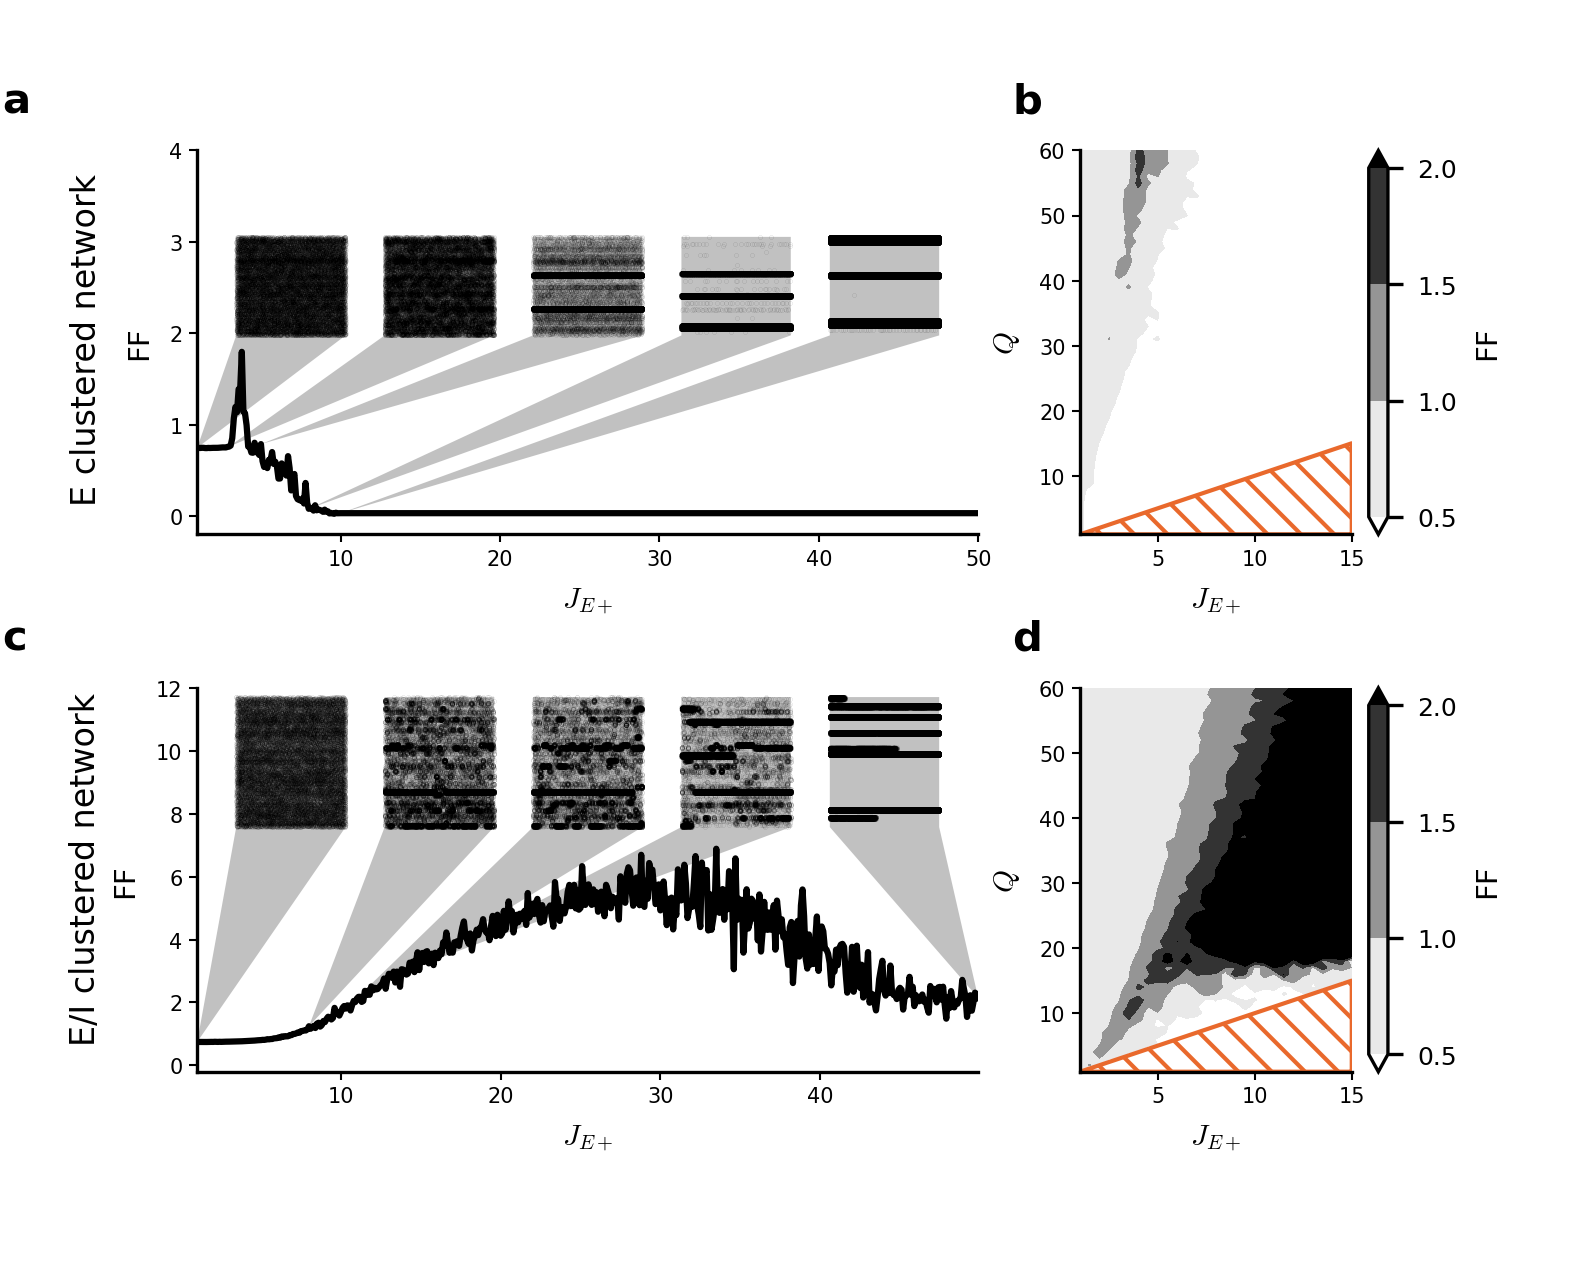

Source code (Python):
import sys;sys.path.append('../src/')
import pylab
import spiketools
import defaultSimulate as default
from copy import deepcopy
from bisect import bisect_right
from matplotlib.ticker import MaxNLocator
import pandas as pd
import pickle
from joblib import Parallel, delayed
import numpy as np
# Local modules (not installed packages)
import ClusterModelNEST
from GeneralHelper import ( Organiser,
    colors, text_width_pts, simpleaxis, 
    ax_label1, nice_figure, draw_box
)


datapath = '../data/'
datafile = 'fig2_simulated_data1'

def get_spikes_fig2(params):
    EI_Network = ClusterModelNEST.ClusteredNetwork(default, params)
    # Creates object which creates the EI clustered network in NEST
    result = EI_Network.get_simulation() 
    return result

def simulate_spontaneous(params):
    pylab.seed()
    trials = params['trials']
    trial_length = params['trial_length']
    sim_params = deepcopy(params)
    sim_params['simtime'] = trials*trial_length
    ff_window = params['ff_window']
    EI_Network = ClusterModelNEST.ClusteredNetwork(default, params)
    # Creates object which creates the EI clustered network in NEST
    results = EI_Network.get_simulation()
    long_spiketimes = results['spiketimes']
    order = pylab.argsort(long_spiketimes[0])
    long_spiketimes = long_spiketimes[:,order]
    # cut into trial pieces
    spiketimes = pylab.zeros((3,0))
    
    for trial in range(trials):
        trial_end = bisect_right(long_spiketimes[0], trial_length)
        trial_spikes = long_spiketimes[:,:trial_end].copy()
        long_spiketimes = long_spiketimes[:,trial_end:]
        trial_spikes = pylab.concatenate(
            [trial_spikes[[0],:],pylab.ones((1,trial_spikes.shape[1]))*trial,
             trial_spikes[[1],:]],axis=0)
        spiketimes = pylab.append(spiketimes, trial_spikes,axis=1)
        long_spiketimes[0]-= trial_length

    order = pylab.argsort(spiketimes[2])
    spiketimes = spiketimes[:,order]
    N_E = params.get('N_E',default.N_E)
    ffs = []
    cv2s = []
    counts = []
    for unit in range(N_E):
        unit_end = bisect_right(spiketimes[2], unit)
        
        unit_spikes = spiketimes[:2,:unit_end]
        spiketimes = spiketimes[:,unit_end:]
        counts.append(unit_spikes.shape[1])
        if unit_spikes.shape[1]>0:
            window_ffs = []
            tlim = pylab.array([0,ff_window])
            while tlim[0]<trial_length:
                window_ffs.append(spiketools.ff(unit_spikes,tlim = tlim))
                tlim+=ff_window
            ffs.append(pylab.nanmean(window_ffs))
            cv2s.append(spiketools.cv2(unit_spikes,pool = False))
        else:
            ffs.append(pylab.nan)
            cv2s.append(pylab.nan)
    return pylab.nanmean(ffs),pylab.nanmean(cv2s),pylab.nanmean(counts)


def plot_ff_cv_vs_jep(params,jep_range=pylab.linspace(1,4,41),jipfactor = 0.,reps = 10,
                      spike_js = [1.,2.,3.,4.],spike_simtime = 1000.,markersize = 0.5,
                      spikealpha = 0.5,plot_units = [0,4000],spike_randseed = 0,
                      plot = True,redo_spiketrains = False):
    ffs = []
    cv2s = []
    counts = []
    for jep in jep_range:
        print('###############################################################')
        print(jep,'-----------------------------------------------------------')
        print('###############################################################')
        if jipfactor != 0. or jep<10:
            jip = 1. +(jep-1)*jipfactor
            params['jplus'] = pylab.around(pylab.array([[jep,jip],[jip,jip]]),5)
            ORG = Organiser(params, datafile, reps=reps)
            results = ORG.check_and_execute(simulate_spontaneous)
            ff = [r[0] for r in results]
            cv2 = [r[1] for r in results]
            count = [r[2] for r in results]
            ffs.append(ff)
            cv2s.append(cv2)
            counts.append(count)
        else:
            ffs.append(ff)
            cv2s.append(cv2)
            counts.append(count)
            
    ffs = pylab.array(ffs)
    cv2s = pylab.array(cv2s)
    cv2s = pylab.nanmean(cv2s,axis=1)
    
    if plot:
        ffs = pylab.nanmean(ffs,axis=1)
        pylab.plot(jep_range,ffs,'k')
        if jipfactor == 0.:
            pylab.gca().set_ylim(-0.2, 3)
        else:
            pylab.gca().set_ylim(-0.2, 12)
            


        n_boxes = len(spike_js)
        box_bottom = ffs.max()*1.1
        box_top = ffs.max()*1.7
        xlim = [jep_range.min(),jep_range.max()]
        box_sep = 0.05*(xlim[1]-xlim[0])
        box_lim = [xlim[0]+box_sep,xlim[1]-box_sep]
        box_span = box_lim[1]-box_lim[0]
        box_width = (box_span-box_sep*(n_boxes-1))/float(n_boxes)
        box_height = box_top-box_bottom
        for i,j in enumerate(spike_js):
            if j == 'max':
                j = jep_range[pylab.argmax(ffs)]
            box_target_ind = pylab.argmin(pylab.absolute(j-jep_range))
            box_target = [jep_range[box_target_ind],ffs[box_target_ind]]
            box_left = box_lim[0]+i*(box_width+box_sep)
            draw_box([box_left,box_bottom,box_width,box_height], 
                              box_target,[0.6,0.6,0.6,0.6])

            jep = round(j,4)
            
            jip = round(1 + (jep-1)*jipfactor,4)
            print('spikes for ',jep,jip)
            spike_params = deepcopy(params)
            spike_params['jplus'] = pylab.array([[jep,jip],[jip,jip]])
            spike_params['randseed'] = spike_randseed
            spike_params['simtime'] = spike_simtime
            ORG = Organiser(spike_params, datafile, reps=reps)
            spiketimes = organiser.check_and_execute(
                spike_params, get_spikes_fig2, datafile +'_spikes'
                ,redo = redo_spiketrains)['spiketimes']
            spiketimes = spiketimes[:,spiketimes[1]<plot_units[1]]
            spiketimes = spiketimes[:,spiketimes[1]>=plot_units[0]]
            spiketimes[1] -= plot_units[0]
            spiketimes[0]/= spiketimes[0].max()
            spiketimes[1]/= spiketimes[1].max()

            spiketimes[0] *= box_width
            spiketimes[0] += box_left
            spiketimes[1] *= box_height
            spiketimes[1] += box_bottom
            
            pylab.plot(spiketimes[0],spiketimes[1],'.k',
                       markersize = markersize,alpha = spikealpha)

            pylab.xlim(jep_range.min(),jep_range.max())
        pylab.gca().yaxis.set_major_locator(MaxNLocator(integer=True))

def plot_ff_jep_vs_Q(params,jep_range=pylab.linspace(1,4,41),
                     Q_range = pylab.arange(2,20,2),jipfactor = 1,reps = 40,
                     plot = True,vrange = [0,15],redo = False):
    
    if jipfactor == 0.:
        model = 'E_clustered'
    else:
        model = 'EI_clustered'
    try:
        ffs = pd.read_pickle(datapath + "ffs_fig2_"+model)
    except:
        ffs = pylab.zeros((len(jep_range),len(Q_range),reps))
        for i,jep_ in enumerate(jep_range):
            for j,Q in enumerate(Q_range):
                jep = float(min(jep_,Q))
                if jipfactor == 0.:
                    params['portion_I'] = Q
                else:
                    params['portion_I'] = 1
                jip = 1. +(jep-1)*jipfactor
                print('#################################################################################')
                print(Q,jep,jip,'-------------------------------------------------------------------------')
                print('#################################################################################')
                params['jplus'] = pylab.around(
                    pylab.array([[jep,jip],[jip,jip]]),5)
                params['Q'] = int(Q)
                ORG = Organiser(params, datafile, 
                                reps=reps,ignore_keys=['n_jobs'],
                                redo = redo)
                results = ORG.check_and_execute(simulate_spontaneous)
                ff = [r[0] for r in results]
                ffs[i,j,:] = ff
                if jep_>Q:
                    ffs[i,j,:] = pylab.nan
                
        pickle.dump(ffs,open(datapath + "ffs_fig2_"+model,'wb'))

    if plot:
        pylab.contourf(jep_range,Q_range,pylab.nanmean(ffs,axis=2).T,
                       levels = [0.5, 1.,1.5,2.],extend = 'both', 
                       cmap = 'Greys')
        x = pylab.linspace(Q_range.min(), jep_range.max(),1000)
        y1 = pylab.ones_like(x)*Q_range.min()
        y2 = x
        pylab.fill_between(x,y1, y2,facecolor = 'w',hatch = '\\\\\\',
                           edgecolor = colors['orange'])
        pylab.xlabel(r'$J_{E+}$')
        pylab.ylabel(r'$Q$')
        pylab.axis('tight')
    return ffs
    


def plot_ff_jep_vs_Q_parallel(params, jep_range=pylab.linspace(1, 4, 41),
                     Q_range=pylab.arange(2, 20, 2), jipfactor=1, reps=40,
                     plot=True, vrange=[0, 15], redo=False):

    if jipfactor == 0.:
        model = 'E_clustered'
    else:
        model = 'EI_clustered'

    try:
        ffs = pd.read_pickle(datapath + "fig2_ffs_" + model)
    except FileNotFoundError:
        ffs = np.zeros((len(jep_range), len(Q_range), reps))
        def process_params(i, jep_, Q_idx, Q):
            jep = float(min(jep_, Q))
            if jipfactor == 0.:
                params['portion_I'] = Q
            else:
                params['portion_I'] = 1
            jip = 1. + (jep - 1) * jipfactor
            print('##########################################################')
            print(Q, jep, jip, '---------------------------------------------')
            print('##########################################################')
            params['jplus'] = np.around(np.array([[jep, jip], [jip, jip]]), 5)
            params['Q'] = int(Q)
            ORG = Organiser(params, datafile, reps=reps,
                            ignore_keys=['n_jobs'], redo=redo)
            results = ORG.check_and_execute(simulate_spontaneous)
            ff = [r[0] for r in results]
            ffs[i, Q_idx, :] = ff
            if jep_ > Q:
                ffs[i, Q_idx, :] = np.nan

        # Parallelize the nested loop using joblib
        Parallel(n_jobs=-1)(
            delayed(process_params)(i, jep_, Q_idx, Q)
            for i, jep_ in enumerate(jep_range)
            for Q_idx, Q in enumerate(Q_range)
        )
        pickle.dump(ffs, open(datapath + "fig2_ffs_" + model, 'wb'))

    if plot:
        pylab.contourf(jep_range, Q_range, np.nanmean(ffs, axis=2).T,
                       levels=[0.5, 1., 1.5, 2.], extend='both',
                       cmap='Greys')
        x = np.linspace(Q_range.min(), jep_range.max(), 1000)
        y1 = np.ones_like(x) * Q_range.min()
        y2 = x
        pylab.fill_between(x, y1, y2, facecolor='w', hatch='\\\\\\',
                           edgecolor='orange')
        pylab.xlabel(r'$J_{E+}$')
        pylab.ylabel(r'$Q$')
        pylab.axis('tight')

    return ffs



        
if __name__ == '__main__':
    n_jobs = 12
    settings = [{'warmup':200,'ff_window':400,'trials':20,
                 'trial_length':400.,'n_jobs':n_jobs,'Q':50,'jipfactor':0.,
                 'jep_range':pylab.arange(1,50.001,0.1),
                 'spike_js':[1.,3.,5., 8. ,10.], 'portion_I':50}, 
                {'jipfactor':0.,'fixed_indegree':False, 
                 'warmup':200,'ff_window':400,'trials':20,'trial_length':400.,
                 'n_jobs':n_jobs,'I_th_E':2.14,'I_th_I':1.26},
                {'warmup':200,'ff_window':400,'trials':20,
                 'trial_length':400.,'n_jobs':n_jobs,'Q':50,'jipfactor':0.75,
                 'jep_range':pylab.arange(1.001,50.001, 0.1),
                 'spike_js':[1.,8.,10.5,14.,50.], 'portion_I':1},
                {'jipfactor':0.75,'fixed_indegree':False, 
                 'warmup':200,'ff_window':400,'trials':20,'trial_length':400.,
                 'n_jobs':n_jobs,'I_th_E':2.14,'I_th_I':1.26}]  #3,5  hz

    
    
    plot = True
    reps = 20
    x_label_val = -0.25
    num_row, num_col = 2,3
    if plot:
        fig  =nice_figure(ratio = 0.8,
                                   latex_page=text_width_pts)
        fig.subplots_adjust(bottom = 0.15,hspace = 0.4,wspace = 0.3)
        
        labels = ['a','b','c','d']
    title_left = ['E clustered network','','E/I clustered network']
    for i,params in enumerate(settings):
        row = int(i/2)
        col= int(i%2)
        jipfactor = params['jipfactor']
        if plot and i in [0,2]:
            ax = simpleaxis(pylab.subplot2grid((num_row,num_col),(row, col), colspan=2))
            ax_label1(ax, labels[i],x=x_label_val)
            pylab.ylabel('FF')
            pylab.xlabel('$J_{E+}$')
            jep_range = params.pop('jep_range')
            spike_js = params.pop('spike_js')
            plot_ff_cv_vs_jep(params,reps = reps,jipfactor =jipfactor,
                              jep_range = jep_range,spike_js = spike_js,
                              plot = plot,spike_randseed = 3,
                              spike_simtime = 2000.,markersize = 0.1,spikealpha= 0.3)
            pylab.gca().text(-7, i/3.+0.2, title_left[i], rotation=90)
        else:
            jep_step = 0.5
            jep_range = pylab.arange(1.,15.+0.5*jep_step,jep_step)
            q_step = 1
            Q_range = pylab.arange(q_step,60+0.5*q_step,q_step)
            
            if plot:
                ax = simpleaxis(pylab.subplot2grid((num_row,num_col),(row, col+1)))          
                ax_label1(ax, labels[i], x=x_label_val)
            ffs = plot_ff_jep_vs_Q_parallel(params,jep_range,Q_range,
                                   jipfactor=jipfactor,plot=plot)
            if plot:
                cbar = pylab.colorbar()
                cbar.set_label('FF', rotation=90)
    pylab.savefig('fig2.pdf')
    pylab.savefig('fig2.png', dpi=300)    
    pylab.show()



